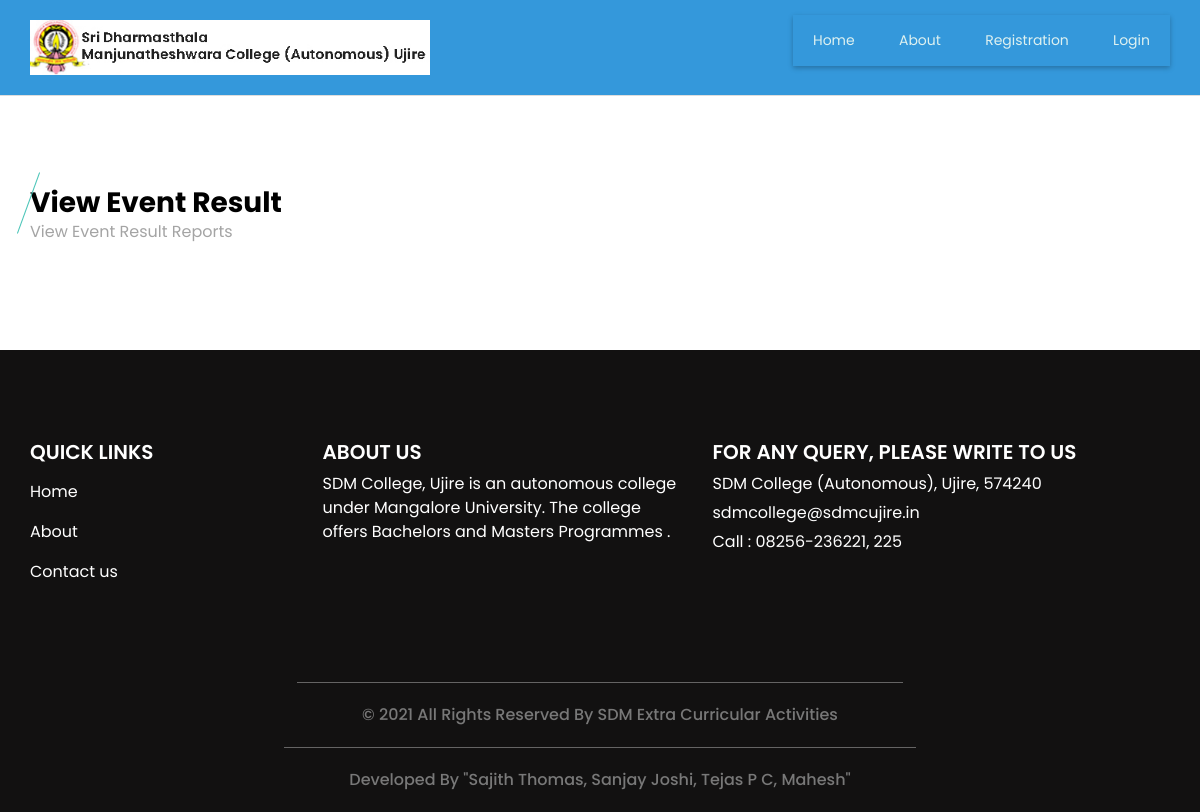
Page /display_event_result_report.php on the earlier database version.
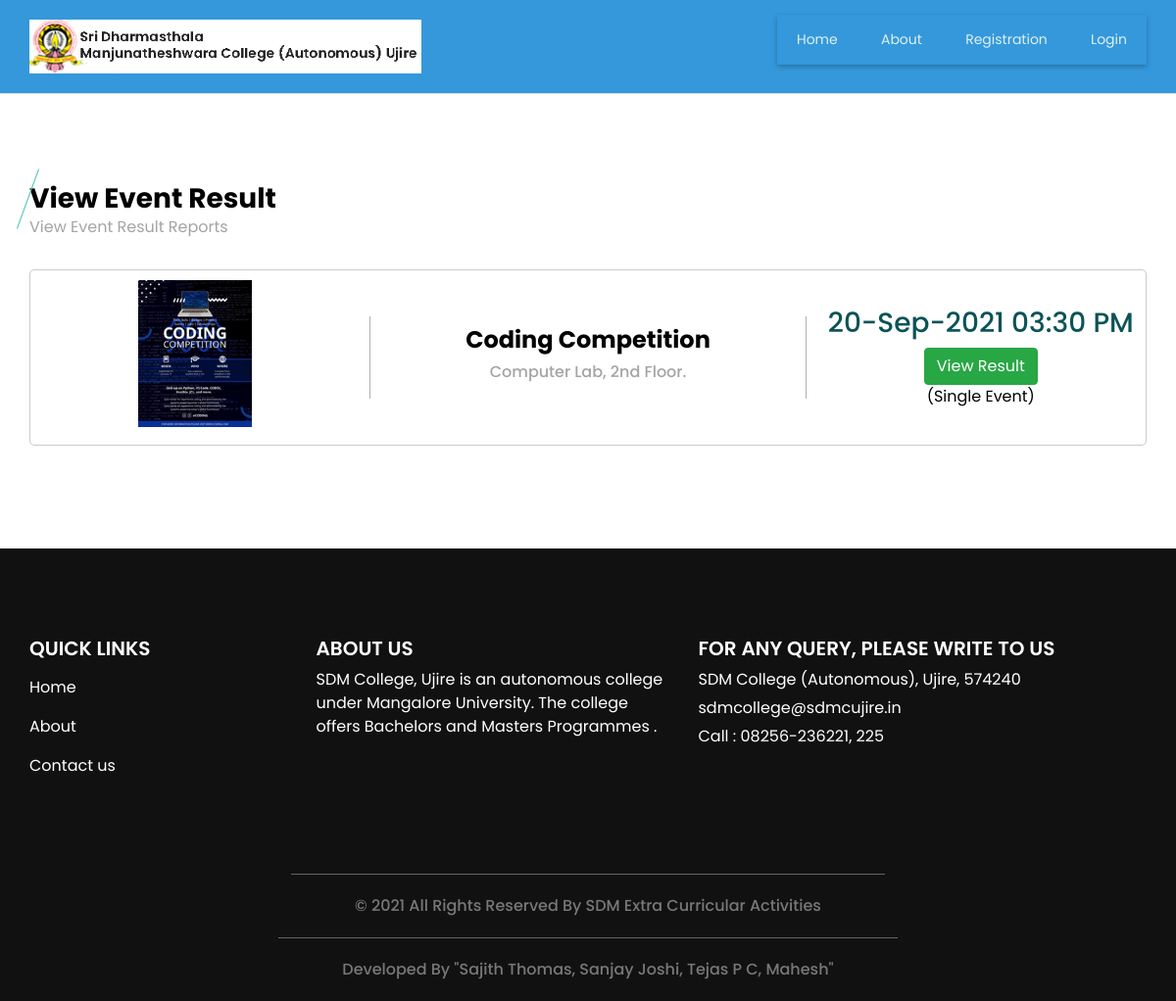
Same page on the later database version.
### tables this page shows
CREATE TABLE `event` (
  `event_id` bigint(20) NOT NULL,
  `event_type_id` int(11) NOT NULL,
  `event_participation_type` varchar(25) NOT NULL COMMENT 'Single, Team',
  `no_of_participants` int(11) NOT NULL,
  `event_title` varchar(300) NOT NULL,
  `event_description` text NOT NULL,
  `event_rules` text NOT NULL,
  `event_banner` varchar(300) NOT NULL,
  `department_id` int(11) NOT NULL,
  `club_id` int(11) NOT NULL,
  `course_id` text NOT NULL,
  `st_class` text NOT NULL,
  `event_date_time` datetime NOT NULL,
  `event_venue` text NOT NULL,
  `staff_id` int(11) NOT NULL,
  `participation_limit` int(11) NOT NULL,
  `event_status` varchar(10) NOT NULL
);

### display_event_result_report.php (the view, shortened to what this page needs)
<?php
include("header.php");
?>
  <section class="event_section layout_padding">
    <div class="container">
      <div class="heading_container">
        <h3>
          View Event Result
        </h3>
        <p>
          View Event Result Reports
        </p>
      </div>
      <?php
		    $sqlview = "SELECT * FROM  event where event_date_time > CURDATE()  ORDER BY event_id DESC";
		    $qsqlview = mysqli_query($con,$sqlview);
	    	while($rsview = mysqli_fetch_array($qsqlview))
		    {
          ?>
      <div class="event_container">
        <div class="box">
          <div class="img-box">
           <h5>
		  <?php
      $imge=$rsview['event_banner'];
      echo '<img src="imgbanner/' .$imge .'" width="150" height="150">';
      ?>
		   </h5>
          </div>
          <div class="detail-box">
            <h4>
            <?php echo $rsview['event_title'];?>
            </h4>
            <h6>
              <?php echo $rsview['event_venue'];?>
            </h6>
          </div>
          <div class="date-box">
            <h3>
            <?php echo date("d-M-Y h:i A",strtotime($rsview['event_date_time']));?>
            </h3>
			<a href="event_result_report.php?event_id=<?php echo $rsview['event_id']; ?>" class="btn btn-success">View Result</a>
            (<?php echo $rsview['event_participation_type'];?> Event)
          </div>
        </div>
        <?php
      }
        ?>
    </div>
  </section>
<?php
include("footer.php");
?>

Differences in the rows shown:
added event: event_banner (picture), event_title "Coding Competition", event_venue "Computer Lab, 2nd Floor.", event_date_time "20-Sep-2021 03:30 PM", event_participation_type "Single"
